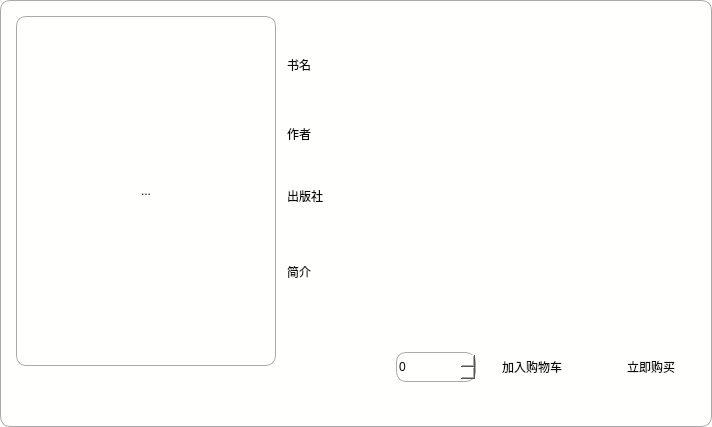
<?xml version="1.0" encoding="UTF-8"?>
<ui version="4.0">
 <class>Dialog</class>
 <widget class="QDialog" name="Dialog">
  <property name="geometry">
   <rect>
    <x>0</x>
    <y>0</y>
    <width>712</width>
    <height>427</height>
   </rect>
  </property>
  <property name="sizePolicy">
   <sizepolicy hsizetype="Fixed" vsizetype="Fixed">
    <horstretch>0</horstretch>
    <verstretch>0</verstretch>
   </sizepolicy>
  </property>
  <property name="minimumSize">
   <size>
    <width>144</width>
    <height>24</height>
   </size>
  </property>
  <property name="windowTitle">
   <string>图书信息浏览</string>
  </property>
  <property name="styleSheet">
   <string notr="true">QPushButton:hover{
        color:red;
	    font: 10pt &quot;Arial&quot;;
        }
QLineEdit{
        border:1px solid gray;;
        border-radius:10px;
        padding:2px 4px;
}
QWidget{
        color:#0c0a0a;
        background:rgb(255, 255, 254);
        border-top:1px solid darkGray;
        border-bottom:1px solid darkGray;
        border-right:1px solid darkGray;
        border-left:1px solid darkGray;
        border-top-left-radius:10px;
        border-top-right-radius:10px;
        border-bottom-right-radius:10px;
        border-bottom-left-radius:10px;
    }
QLabel{
        border:none;}

QTextBrowser{border:none}
QPushButton{border:none}</string>
  </property>
  <layout class="QGridLayout" name="gridLayout">
   <item row="0" column="0">
    <layout class="QHBoxLayout" name="horizontalLayout_6">
     <item>
      <layout class="QVBoxLayout" name="verticalLayout_2">
       <property name="leftMargin">
        <number>5</number>
       </property>
       <property name="topMargin">
        <number>5</number>
       </property>
       <property name="rightMargin">
        <number>5</number>
       </property>
       <property name="bottomMargin">
        <number>5</number>
       </property>
       <item>
        <widget class="QToolButton" name="toolButton">
         <property name="minimumSize">
          <size>
           <width>260</width>
           <height>350</height>
          </size>
         </property>
         <property name="text">
          <string>...</string>
         </property>
        </widget>
       </item>
       <item>
        <widget class="QTextBrowser" name="price_Browser">
         <property name="sizePolicy">
          <sizepolicy hsizetype="Fixed" vsizetype="Fixed">
           <horstretch>0</horstretch>
           <verstretch>0</verstretch>
          </sizepolicy>
         </property>
         <property name="maximumSize">
          <size>
           <width>16777215</width>
           <height>30</height>
          </size>
         </property>
        </widget>
       </item>
       <item>
        <spacer name="verticalSpacer_7">
         <property name="orientation">
          <enum>Qt::Vertical</enum>
         </property>
         <property name="sizeHint" stdset="0">
          <size>
           <width>20</width>
           <height>40</height>
          </size>
         </property>
        </spacer>
       </item>
      </layout>
     </item>
     <item>
      <layout class="QVBoxLayout" name="verticalLayout">
       <item>
        <spacer name="verticalSpacer_6">
         <property name="orientation">
          <enum>Qt::Vertical</enum>
         </property>
         <property name="sizeHint" stdset="0">
          <size>
           <width>20</width>
           <height>40</height>
          </size>
         </property>
        </spacer>
       </item>
       <item>
        <layout class="QHBoxLayout" name="horizontalLayout_4">
         <item>
          <widget class="QLabel" name="label">
           <property name="text">
            <string>书名</string>
           </property>
          </widget>
         </item>
         <item>
          <spacer name="horizontalSpacer_10">
           <property name="orientation">
            <enum>Qt::Horizontal</enum>
           </property>
           <property name="sizeType">
            <enum>QSizePolicy::Fixed</enum>
           </property>
           <property name="sizeHint" stdset="0">
            <size>
             <width>40</width>
             <height>20</height>
            </size>
           </property>
          </spacer>
         </item>
         <item>
          <widget class="QTextBrowser" name="booknameBrowser">
           <property name="sizePolicy">
            <sizepolicy hsizetype="Fixed" vsizetype="Fixed">
             <horstretch>0</horstretch>
             <verstretch>0</verstretch>
            </sizepolicy>
           </property>
           <property name="minimumSize">
            <size>
             <width>200</width>
             <height>50</height>
            </size>
           </property>
           <property name="maximumSize">
            <size>
             <width>200</width>
             <height>50</height>
            </size>
           </property>
          </widget>
         </item>
         <item>
          <spacer name="horizontalSpacer_5">
           <property name="orientation">
            <enum>Qt::Horizontal</enum>
           </property>
           <property name="sizeHint" stdset="0">
            <size>
             <width>40</width>
             <height>20</height>
            </size>
           </property>
          </spacer>
         </item>
        </layout>
       </item>
       <item>
        <spacer name="verticalSpacer">
         <property name="orientation">
          <enum>Qt::Vertical</enum>
         </property>
         <property name="sizeType">
          <enum>QSizePolicy::Fixed</enum>
         </property>
         <property name="sizeHint" stdset="0">
          <size>
           <width>20</width>
           <height>13</height>
          </size>
         </property>
        </spacer>
       </item>
       <item>
        <layout class="QHBoxLayout" name="horizontalLayout_3">
         <item>
          <widget class="QLabel" name="label_2">
           <property name="text">
            <string>作者</string>
           </property>
          </widget>
         </item>
         <item>
          <spacer name="horizontalSpacer_9">
           <property name="orientation">
            <enum>Qt::Horizontal</enum>
           </property>
           <property name="sizeType">
            <enum>QSizePolicy::Fixed</enum>
           </property>
           <property name="sizeHint" stdset="0">
            <size>
             <width>40</width>
             <height>20</height>
            </size>
           </property>
          </spacer>
         </item>
         <item>
          <widget class="QTextBrowser" name="bookauthor_Browser">
           <property name="sizePolicy">
            <sizepolicy hsizetype="Fixed" vsizetype="Fixed">
             <horstretch>0</horstretch>
             <verstretch>0</verstretch>
            </sizepolicy>
           </property>
           <property name="minimumSize">
            <size>
             <width>200</width>
             <height>50</height>
            </size>
           </property>
           <property name="maximumSize">
            <size>
             <width>200</width>
             <height>50</height>
            </size>
           </property>
          </widget>
         </item>
         <item>
          <spacer name="horizontalSpacer_4">
           <property name="orientation">
            <enum>Qt::Horizontal</enum>
           </property>
           <property name="sizeHint" stdset="0">
            <size>
             <width>40</width>
             <height>20</height>
            </size>
           </property>
          </spacer>
         </item>
        </layout>
       </item>
       <item>
        <spacer name="verticalSpacer_2">
         <property name="orientation">
          <enum>Qt::Vertical</enum>
         </property>
         <property name="sizeType">
          <enum>QSizePolicy::Fixed</enum>
         </property>
         <property name="sizeHint" stdset="0">
          <size>
           <width>20</width>
           <height>13</height>
          </size>
         </property>
        </spacer>
       </item>
       <item>
        <layout class="QHBoxLayout" name="horizontalLayout_2">
         <item>
          <widget class="QLabel" name="label_3">
           <property name="text">
            <string>出版社</string>
           </property>
          </widget>
         </item>
         <item>
          <spacer name="horizontalSpacer_8">
           <property name="orientation">
            <enum>Qt::Horizontal</enum>
           </property>
           <property name="sizeType">
            <enum>QSizePolicy::Fixed</enum>
           </property>
           <property name="sizeHint" stdset="0">
            <size>
             <width>26</width>
             <height>20</height>
            </size>
           </property>
          </spacer>
         </item>
         <item>
          <widget class="QTextBrowser" name="bookpress_Browser">
           <property name="sizePolicy">
            <sizepolicy hsizetype="Fixed" vsizetype="Fixed">
             <horstretch>0</horstretch>
             <verstretch>0</verstretch>
            </sizepolicy>
           </property>
           <property name="minimumSize">
            <size>
             <width>200</width>
             <height>35</height>
            </size>
           </property>
           <property name="maximumSize">
            <size>
             <width>200</width>
             <height>35</height>
            </size>
           </property>
          </widget>
         </item>
         <item>
          <spacer name="horizontalSpacer_3">
           <property name="orientation">
            <enum>Qt::Horizontal</enum>
           </property>
           <property name="sizeHint" stdset="0">
            <size>
             <width>40</width>
             <height>20</height>
            </size>
           </property>
          </spacer>
         </item>
        </layout>
       </item>
       <item>
        <spacer name="verticalSpacer_3">
         <property name="orientation">
          <enum>Qt::Vertical</enum>
         </property>
         <property name="sizeType">
          <enum>QSizePolicy::Fixed</enum>
         </property>
         <property name="sizeHint" stdset="0">
          <size>
           <width>20</width>
           <height>13</height>
          </size>
         </property>
        </spacer>
       </item>
       <item>
        <layout class="QHBoxLayout" name="horizontalLayout">
         <item>
          <widget class="QLabel" name="label_4">
           <property name="text">
            <string>简介</string>
           </property>
          </widget>
         </item>
         <item>
          <spacer name="horizontalSpacer_7">
           <property name="orientation">
            <enum>Qt::Horizontal</enum>
           </property>
           <property name="sizeType">
            <enum>QSizePolicy::Fixed</enum>
           </property>
           <property name="sizeHint" stdset="0">
            <size>
             <width>40</width>
             <height>20</height>
            </size>
           </property>
          </spacer>
         </item>
         <item>
          <widget class="QTextBrowser" name="booknoteBrowser">
           <property name="sizePolicy">
            <sizepolicy hsizetype="Fixed" vsizetype="Fixed">
             <horstretch>0</horstretch>
             <verstretch>0</verstretch>
            </sizepolicy>
           </property>
           <property name="minimumSize">
            <size>
             <width>200</width>
             <height>80</height>
            </size>
           </property>
           <property name="maximumSize">
            <size>
             <width>200</width>
             <height>80</height>
            </size>
           </property>
           <property name="openExternalLinks">
            <bool>true</bool>
           </property>
           <property name="openLinks">
            <bool>true</bool>
           </property>
          </widget>
         </item>
         <item>
          <spacer name="horizontalSpacer_6">
           <property name="orientation">
            <enum>Qt::Horizontal</enum>
           </property>
           <property name="sizeHint" stdset="0">
            <size>
             <width>40</width>
             <height>20</height>
            </size>
           </property>
          </spacer>
         </item>
        </layout>
       </item>
       <item>
        <spacer name="verticalSpacer_4">
         <property name="orientation">
          <enum>Qt::Vertical</enum>
         </property>
         <property name="sizeType">
          <enum>QSizePolicy::Fixed</enum>
         </property>
         <property name="sizeHint" stdset="0">
          <size>
           <width>20</width>
           <height>29</height>
          </size>
         </property>
        </spacer>
       </item>
       <item>
        <layout class="QHBoxLayout" name="horizontalLayout_5">
         <item>
          <spacer name="horizontalSpacer">
           <property name="orientation">
            <enum>Qt::Horizontal</enum>
           </property>
           <property name="sizeHint" stdset="0">
            <size>
             <width>40</width>
             <height>20</height>
            </size>
           </property>
          </spacer>
         </item>
         <item>
          <widget class="QSpinBox" name="pur_spinBox">
           <property name="minimumSize">
            <size>
             <width>80</width>
             <height>30</height>
            </size>
           </property>
           <property name="maximum">
            <number>1000</number>
           </property>
          </widget>
         </item>
         <item>
          <widget class="QPushButton" name="cart_Button">
           <property name="sizePolicy">
            <sizepolicy hsizetype="Fixed" vsizetype="Fixed">
             <horstretch>0</horstretch>
             <verstretch>0</verstretch>
            </sizepolicy>
           </property>
           <property name="minimumSize">
            <size>
             <width>100</width>
             <height>30</height>
            </size>
           </property>
           <property name="text">
            <string>加入购物车</string>
           </property>
          </widget>
         </item>
         <item>
          <spacer name="horizontalSpacer_2">
           <property name="orientation">
            <enum>Qt::Horizontal</enum>
           </property>
           <property name="sizeType">
            <enum>QSizePolicy::Fixed</enum>
           </property>
           <property name="sizeHint" stdset="0">
            <size>
             <width>13</width>
             <height>40</height>
            </size>
           </property>
          </spacer>
         </item>
         <item>
          <widget class="QPushButton" name="pur_Button">
           <property name="sizePolicy">
            <sizepolicy hsizetype="Fixed" vsizetype="Fixed">
             <horstretch>0</horstretch>
             <verstretch>0</verstretch>
            </sizepolicy>
           </property>
           <property name="minimumSize">
            <size>
             <width>100</width>
             <height>30</height>
            </size>
           </property>
           <property name="text">
            <string>立即购买</string>
           </property>
          </widget>
         </item>
        </layout>
       </item>
       <item>
        <spacer name="verticalSpacer_5">
         <property name="orientation">
          <enum>Qt::Vertical</enum>
         </property>
         <property name="sizeHint" stdset="0">
          <size>
           <width>20</width>
           <height>40</height>
          </size>
         </property>
        </spacer>
       </item>
      </layout>
     </item>
    </layout>
   </item>
  </layout>
 </widget>
 <resources/>
 <connections/>
</ui>
